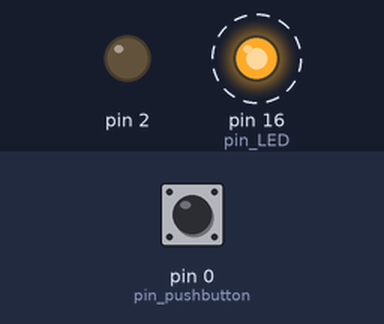
A sketch run on a simulated Arduino Uno, built with avr-gcc and run on an emulated ATmega328P. Shown: output pins drawn as LEDs (lit = HIGH). Dashed ring = blinking. The test bench sets the inputs (shaded band); at power-on: pin 0 (pin_pushbutton) HIGH.

Above: at 1.3 s.
1.7 s: pin 0 (pin_pushbutton) pulled LOW for 0.5 s
At 2.1 s:
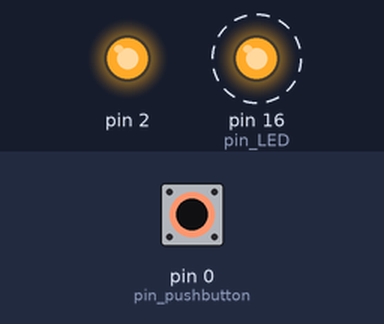
4.7 s: pin 0 (pin_pushbutton) pulled LOW for 3.2 s
At 8.3 s:
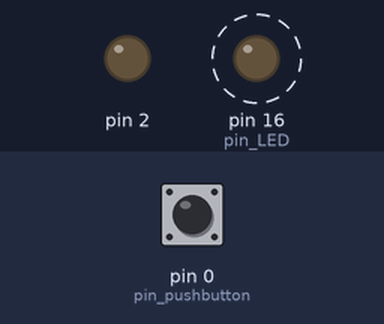
Timing chart, 0 to 15.4 s (numbered marks = the images above; inputs shaded):
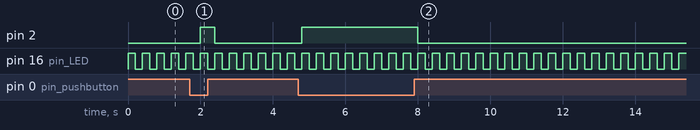

Measured:
- after the input at 1.7 s, pin 2: LOW → HIGH after 0.30 s, → LOW 0.40 s later
- after the input at 4.7 s, pin 2: LOW → HIGH after 0.10 s, → LOW 3.2 s later
- by itself, pin 16 (pin_LED): alternates HIGH for 0.20 s and LOW for 0.20 s

The sketch:

PushButtonLED.ino
```cpp
void setup() {
// put your setup code here, to run once:
pinMode(0,INPUT); //pin pushbutton
pinMode(2,OUTPUT);
pinMode(16,OUTPUT); //pin LED
}
void loop() {
int a=digitalRead(0);
if(a==0)
{
digitalWrite(2,HIGH);
}
else
{
digitalWrite(2,LOW);
}
 digitalWrite(16,HIGH);
  delay(200);
  digitalWrite(16,LOW);
  delay(200);
}
```
